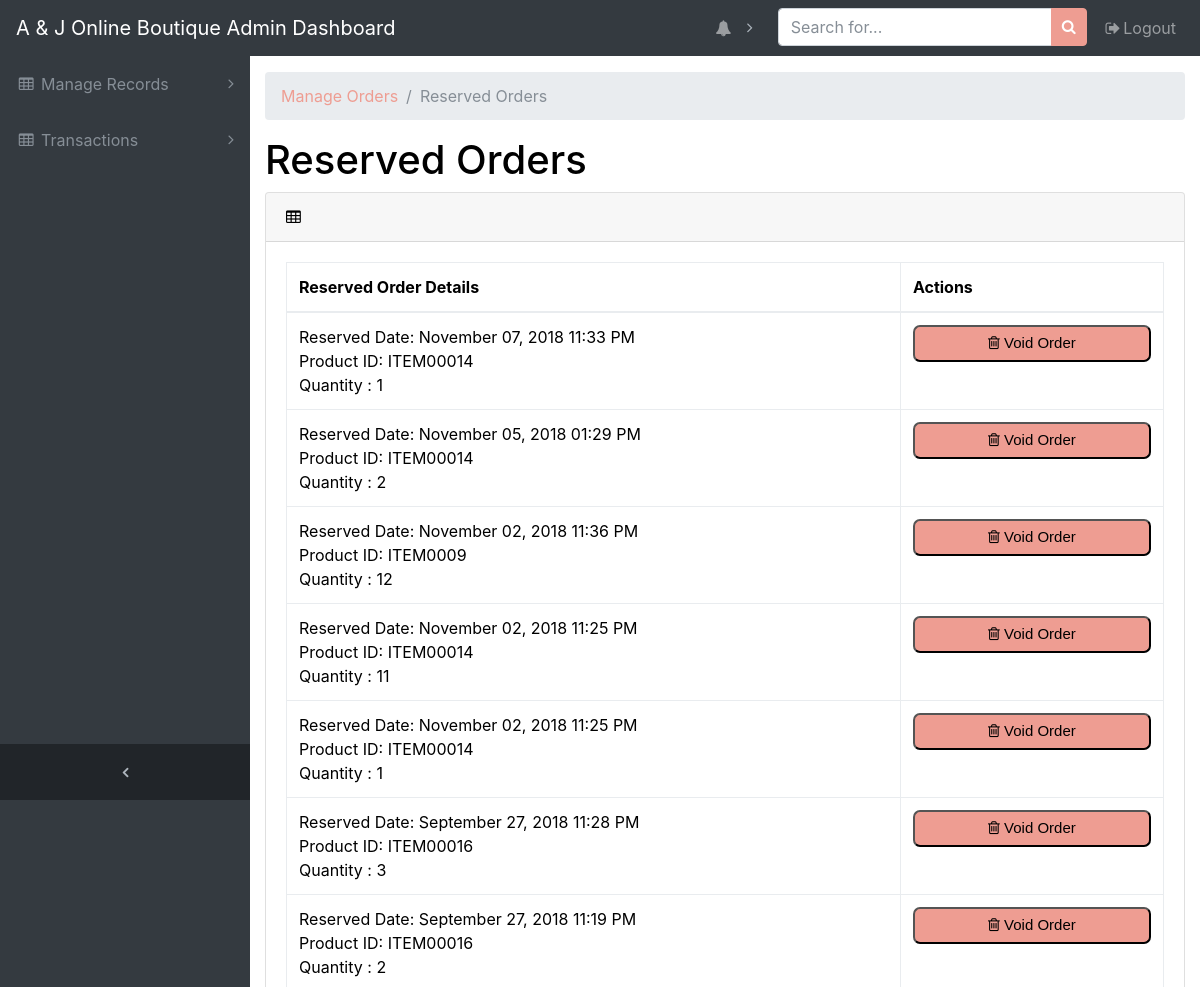
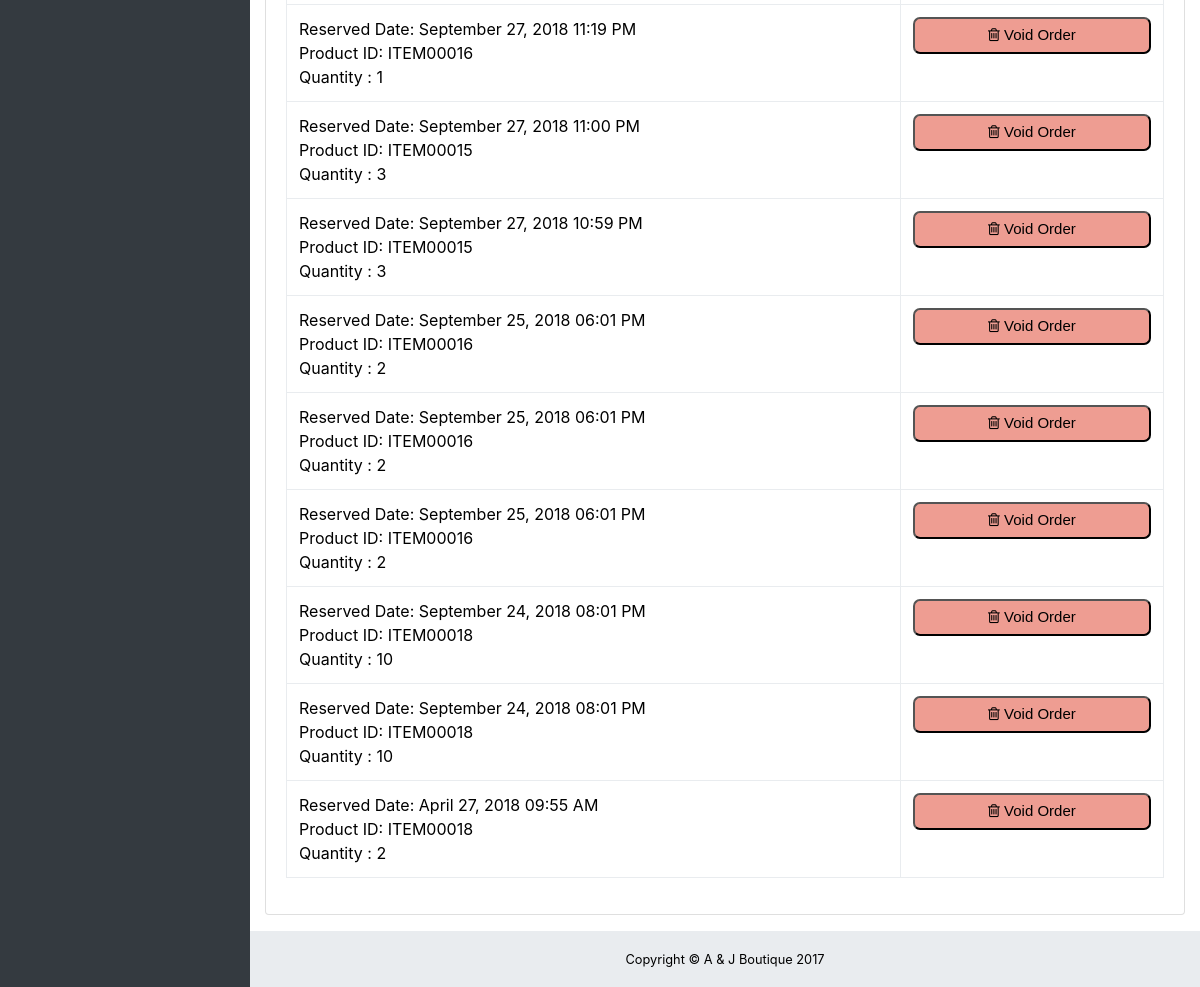
/views/reserved_orders.php (signed in), run on the app's committed database (2 pictures, top to bottom).
### tables this page shows
CREATE TABLE IF NOT EXISTS `reserved` (
  `id` int(11) NOT NULL,
  `transaction_no` varchar(40) DEFAULT NULL,
  `reserved_date` datetime DEFAULT NULL,
  `client_id` int(11) DEFAULT NULL,
  `product_id` varchar(11) DEFAULT NULL,
  `quantity` int(11) DEFAULT NULL,
  `total` float(11,2) DEFAULT NULL,
  `status` int(1) DEFAULT NULL
);

### views/reserved_orders.php (the view, shortened to what this page needs)
<?php
include_once("order_auto_cancellation.php");
?>
<!DOCTYPE html>
<html lang="en">
<head>
  <link href="../vendor/bootstrap/css/bootstrap.min.css" rel="stylesheet">
  <link href="../vendor/font-awesome/css/font-awesome.min.css" rel="stylesheet" type="text/css">
  <link href="../css/sb-admin.css" rel="stylesheet">
  <link href="../vendor/datatables/dataTables.bootstrap4.css" rel="stylesheet">
  <link rel="stylesheet" type="text/css" href="../css/icons.css">
  </head>
<body class="fixed-nav sticky-footer bg-dark" id="page-top" onLoad="reset()">
  <nav class="navbar navbar-expand-lg navbar-dark bg-dark fixed-top" id="mainNav">
    <a class="navbar-brand" href="admin_clients.php">A &amp; J Online Boutique Admin Dashboard</a>
    <div class="collapse navbar-collapse" id="navbarResponsive">
      <ul class="navbar-nav navbar-sidenav" id="exampleAccordion">
        <li class="nav-item" data-toggle="tooltip" data-placement="right" title="Menu Levels">
          <a class="nav-link nav-link-collapse collapsed" data-toggle="collapse" href="#collapseMulti" data-parent="#exampleAccordion">
            <i class="fa fa-fw fa-table"></i>
            <span class="nav-link-text">Manage Records</span>
          </a>
        </li>
        <li class="nav-item" data-toggle="tooltip" data-placement="right" title="Menu Levels">
          <a class="nav-link nav-link-collapse collapsed" data-toggle="collapse" href="#collapseOrders" data-parent="#exampleAccordion">
            <i class="fa fa-fw fa-table"></i>
            <span class="nav-link-text">Transactions</span>
          </a>
        </li>
      </ul>
      <ul class="navbar-nav sidenav-toggler">
        <li class="nav-item">
          <a class="nav-link text-center" id="sidenavToggler">
            <i class="fa fa-fw fa-angle-left"></i>
          </a>
        </li>
      </ul>
      <ul class="navbar-nav ml-auto">
    	<li class="nav-item dropdown">
    	<a class="nav-link dropdown-toggle mr-lg-2" id="alertsDropdown" href="#" data-toggle="dropdown" aria-haspopup="true" aria-expanded="false">
    		<i class="fa fa-fw fa-bell"></i>
    	</a>
    	</li>
        <li class="nav-item">
          <form class="form-inline my-2 my-lg-0 mr-lg-2">
            <div class="input-group">
              <input class="form-control" type="text" placeholder="Search for...">
              <span class="input-group-btn">
                <button class="btn btn-primary" type="button">
                  <i class="fa fa-search"></i>
                </button>
              </span>
            </div>
          </form>
        </li>
        <li class="nav-item">
          <a class="nav-link" data-toggle="modal" data-target="#exampleModal">
            <i class="fa fa-fw fa-sign-out"></i>Logout</a>
        </li>
      </ul>
    </div>
  </nav>
  <div class="content-wrapper">
    <div class="container-fluid">
      <ol class="breadcrumb">
        <li class="breadcrumb-item">
          <a href="admin_clients.php">Manage Orders</a>
        </li>
        <li class="breadcrumb-item active">Reserved Orders</li>
      </ol>
      <div class="row">
        <div class="col-12">
          <h1>Reserved Orders</h1>
            <div class="card mb-3">
            <div class="card-header">
              <i class="fa fa-table"></i>
            </div>
            <div class="card-body">
              <div class="table-responsive">
                <table class="table table-bordered" id="dataTable tableData" width="100%" cellspacing="0">
                  <thead>
                    <tr>
                      <th>Reserved Order Details</th>
                      <th>Actions</th>
                    </tr>
                  </thead>
                  <tbody>
                    <tr>
                      <?php
                        $resultTransactions = mysqli_query($conn, "SELECT * from reserved order by reserved_date desc ");
                        while ($row = mysqli_fetch_assoc($resultTransactions)) {
                          $transaction_no = $row["transaction_no"];
                          $date = date("F d, Y h:i A", strtotime($row["reserved_date"]));
                          $quantity = $row["quantity"];
                          $product_id = $row["product_id"];
                       ?>
                        <td>
                          Reserved Date: <?php echo $date . "<br/>"; ?>
                          Product ID: <?php echo $product_id . "<br/>"; ?>
                          Quantity : <?php echo $quantity . "<br/>"; ?>
                        </td>
                        <td style="width:30%;">
                          <button class="btn-delete btn-block" data-toggle="modal" data-target="#voidOrderedItems<?php echo $transaction_no; ?>"><i class="icon-trash"></i> Void Order </button>
                        </td>
                    </tr>
                      <?php
                        }
                      ?>
                  </tbody>
                </table>
              </div>
            </div>
          </div>
        </div>
        <footer class="sticky-footer">
          <div class="container">
            <div class="text-center">
              <small>Copyright © A &amp; J Boutique 2017</small>
            </div>
          </div>
        </footer>
  </div>
</body>
</html>

### css/sb-admin.css (style rules this page uses)
html { position: relative; min-height: 100%; }
body { overflow-x: hidden; }
body.sticky-footer { margin-bottom: 56px; }
body.sticky-footer .content-wrapper { min-height: calc(100vh - 56px - 56px); }
body.fixed-nav { padding-top: 56px; }
.content-wrapper { min-height: calc(100vh - 56px); padding-top: 1rem; }
#mainNav .navbar-collapse { overflow: auto; max-height: 75vh; }
#mainNav .navbar-collapse .navbar-nav .nav-item .nav-link { cursor: pointer; }
#mainNav .navbar-collapse .navbar-sidenav .nav-link-collapse:after { float: right; content: '\f107'; font-family: 'FontAwesome'; }
#mainNav .navbar-collapse .navbar-sidenav .nav-link-collapse.collapsed:after { content: '\f105'; }
#mainNav .navbar-collapse .sidenav-toggler { display: none; }
#mainNav .navbar-collapse .navbar-nav > .nav-item.dropdown > .nav-link { position: relative; min-width: 45px; }
#mainNav .navbar-collapse .navbar-nav > .nav-item.dropdown > .nav-link:after { float: right; width: auto; content: '\f105'; border: none; font-family: 'FontAwesome'; }
@media (min-width: 992px) { #mainNav .navbar-brand { width: 250px; } }
@media (min-width: 992px) { #mainNav .navbar-collapse { overflow: visible; max-height: none; } }
@media (min-width: 992px) { #mainNav .navbar-collapse .navbar-sidenav { position: absolute; top: 0; left: 0; overflow-x: hidden; overflow-y: auto; -webkit-flex-direction: column; -ms-flex-direction: column; flex-direction: column; margin-top: 56px; } }
@media (min-width: 992px) { #mainNav .navbar-collapse .navbar-sidenav > .nav-item { width: 250px; padding: 0; } }
@media (min-width: 992px) { #mainNav .navbar-collapse .navbar-sidenav > .nav-item > .nav-link { padding: 1em; } }
@media (min-width: 992px) { #mainNav .navbar-collapse .navbar-nav > .nav-item.dropdown > .nav-link { min-width: 0; } }
@media (min-width: 992px) { #mainNav .navbar-collapse .navbar-nav > .nav-item.dropdown > .nav-link:after { width: 24px; text-align: center; } }
#mainNav.fixed-top .sidenav-toggler { display: none; }
@media (min-width: 992px) { #mainNav.fixed-top .navbar-sidenav { height: calc(100vh - 112px); } }
@media (min-width: 992px) { #mainNav.fixed-top .sidenav-toggler { position: absolute; top: 0; left: 0; display: flex; overflow-x: hidden; overflow-y: auto; -webkit-flex-direction: column; -ms-flex-direction: column; flex-direction: column; margin-top: calc(100vh - 56px); } }
@media (min-width: 992px) { #mainNav.fixed-top .sidenav-toggler > .nav-item { width: 250px; padding: 0; } }
@media (min-width: 992px) { #mainNav.fixed-top .sidenav-toggler > .nav-item > .nav-link { padding: 1em; } }
#mainNav.fixed-top.navbar-dark .sidenav-toggler { background-color: #212529; }
#mainNav.fixed-top.navbar-dark .sidenav-toggler a i { color: #adb5bd; }
.content-wrapper { overflow-x: hidden; background: white; }
@media (min-width: 992px) { .content-wrapper { margin-left: 250px; } }
#sidenavToggler i { font-weight: 800; }
#mainNav.navbar-dark .navbar-collapse .navbar-sidenav .nav-link-collapse:after { color: #868e96; }
#mainNav.navbar-dark .navbar-collapse .navbar-sidenav > .nav-item > .nav-link { color: #868e96; }
#mainNav.navbar-dark .navbar-collapse .navbar-nav > .nav-item.dropdown > .nav-link:after { color: #adb5bd; }
@media (min-width: 992px) { #mainNav.navbar-dark .navbar-collapse .navbar-sidenav { background: #343a40; } }
footer.sticky-footer { position: absolute; right: 0; bottom: 0; width: 100%; height: 56px; background-color: #e9ecef; line-height: 55px; }
@media (min-width: 992px) { footer.sticky-footer { width: calc(100% - 250px); } }

### views/reserved_orders.php (style rules this page uses)
.btn-delete { background: #ee9d92; border-radius: 7px; font-family: Arial; color: #000; font-size: 15px; padding: 5px 10px 5px 10px; text-decoration: none; cursor: pointer; cursor: hand; }

### data on the page
reserved: reserved_date "November 07, 2018 11:33 PM", product "ITEM00014", quantity "1"
reserved: reserved_date "November 05, 2018 01:29 PM", product "ITEM00014", quantity "2"
reserved: reserved_date "November 02, 2018 11:36 PM", product "ITEM0009", quantity "12"
reserved: reserved_date "November 02, 2018 11:25 PM", product "ITEM00014", quantity "11"
reserved: reserved_date "November 02, 2018 11:25 PM", product "ITEM00014", quantity "1"
reserved: reserved_date "September 27, 2018 11:28 PM", product "ITEM00016", quantity "3"
reserved: reserved_date "September 27, 2018 11:19 PM", product "ITEM00016", quantity "2"
reserved: reserved_date "September 27, 2018 11:19 PM", product "ITEM00016", quantity "1"
reserved: reserved_date "September 27, 2018 11:00 PM", product "ITEM00015", quantity "3"
reserved: reserved_date "September 27, 2018 10:59 PM", product "ITEM00015", quantity "3"
reserved: reserved_date "September 25, 2018 06:01 PM", product "ITEM00016", quantity "2"
reserved: reserved_date "September 25, 2018 06:01 PM", product "ITEM00016", quantity "2"
reserved: reserved_date "September 25, 2018 06:01 PM", product "ITEM00016", quantity "2"
reserved: reserved_date "September 24, 2018 08:01 PM", product "ITEM00018", quantity "10"
reserved: reserved_date "September 24, 2018 08:01 PM", product "ITEM00018", quantity "10"
reserved: reserved_date "April 27, 2018 09:55 AM", product "ITEM00018", quantity "2"
